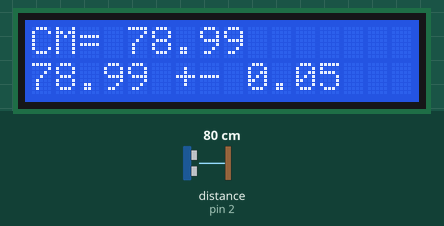
Simulated run of this sketch. Board: Arduino Uno, built with avr-gcc and run on an emulated ATmega328P. Parts: 16×2 character LCD. Wiring (inferred from the names in the program): ultrasonic range finder: trigger pin 4; echo pin 2. The test bench sets the inputs (shaded band); at power-on: distance to the obstacle (sensor on pin 2) 80 cm. The echo pulse lasts 58.3 µs per cm; what the sketch prints to the serial monitor is not drawn.

Above: at 1.4 s.
1.5 s: distance to the obstacle (sensor on pin 2) set to 2 cm
At 2.7 s:
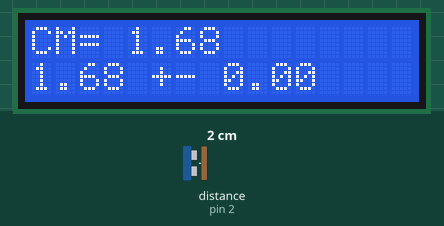
4.5 s: distance to the obstacle (sensor on pin 2) set to 4 cm
At 6.6 s:
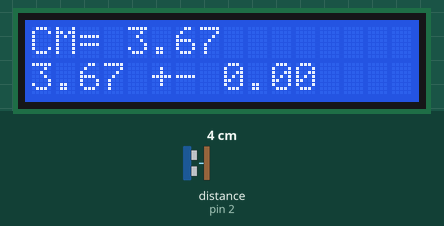
6.9 s: distance to the obstacle (sensor on pin 2) set to 9 cm
At 7.3 s:
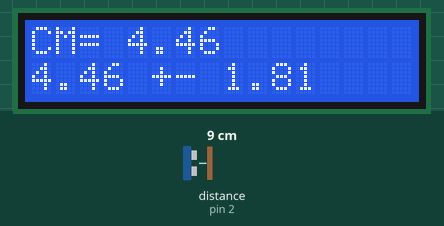
Timing chart, 0 to 9.9 s (numbered marks = the images above; inputs shaded):
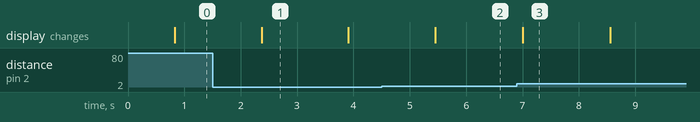

The sketch:

lab5pro4part1.ino
```cpp
#include <SparkFun_Si7021_Breakout_Library.h>

#include <LiquidCrystal.h>
#include <Wire.h>
#define trigPin 4
#define echoPin 2
const int rs = 13, en = 12, d4 = 11, d5 = 10, d6 = 9, d7 = 8;
LiquidCrystal lcd(rs, en, d4, d5, d6, d7);


long duration;
float meandis = 0.0;
float values[50];
float stddev = 0.0;
float distanceCM;
float distanceIN;

void setup() {
  //setup lcd
  lcd.begin(16, 2);
  Serial.begin(9200);
  pinMode(trigPin, OUTPUT);
  pinMode(echoPin, INPUT);
}

void loop() {


  for (int i = 0; i < 50; i++) {

    digitalWrite(trigPin, LOW);
    delayMicroseconds(2);
    digitalWrite(trigPin, HIGH);
    delayMicroseconds(10);
    digitalWrite(trigPin, LOW);
    duration = pulseIn(echoPin, HIGH);
    //gets distance in cm
    distanceCM = duration * 0.034 / 2;
    values[i] = distanceCM;
    meandis += distanceCM;
    delay(10);
  }

  meandis /= 50;
  Serial.print(meandis);
  Serial.print("\n");

  for (int i = 0; i < 50; i++) {
    stddev += pow(values[i] - meandis, 2);
  }
  stddev = sqrt(stddev / 50);
  lcd.clear();
  //distanceIN = duration*.0133 /2;
  lcd.print("CM= ");
  lcd.print(meandis);
  lcd.setCursor(0, 1);
  lcd.print(meandis);
  lcd.print(" +- ");
  lcd.print(stddev);
  //lcd.print("Dis-IN= ");
  //lcd.print(distanceIN);
  delay(1000);


  distanceCM = 0;
  meandis = 0;
  stddev = 0;

}
```

Measured:
- after the input at 1.5 s, the display: changes after 0.87 s (image 1)
- after the input at 4.5 s, the display: changes after 0.95 s (image 2)
- after the input at 6.9 s, the display: changes after 0.10 s (image 3)
- what the display in image 1 shows lasts 1.5 s, from 2.4 s to 3.9 s
- what the display in image 3 shows lasts 1.6 s, from 7.0 s to 8.6 s
